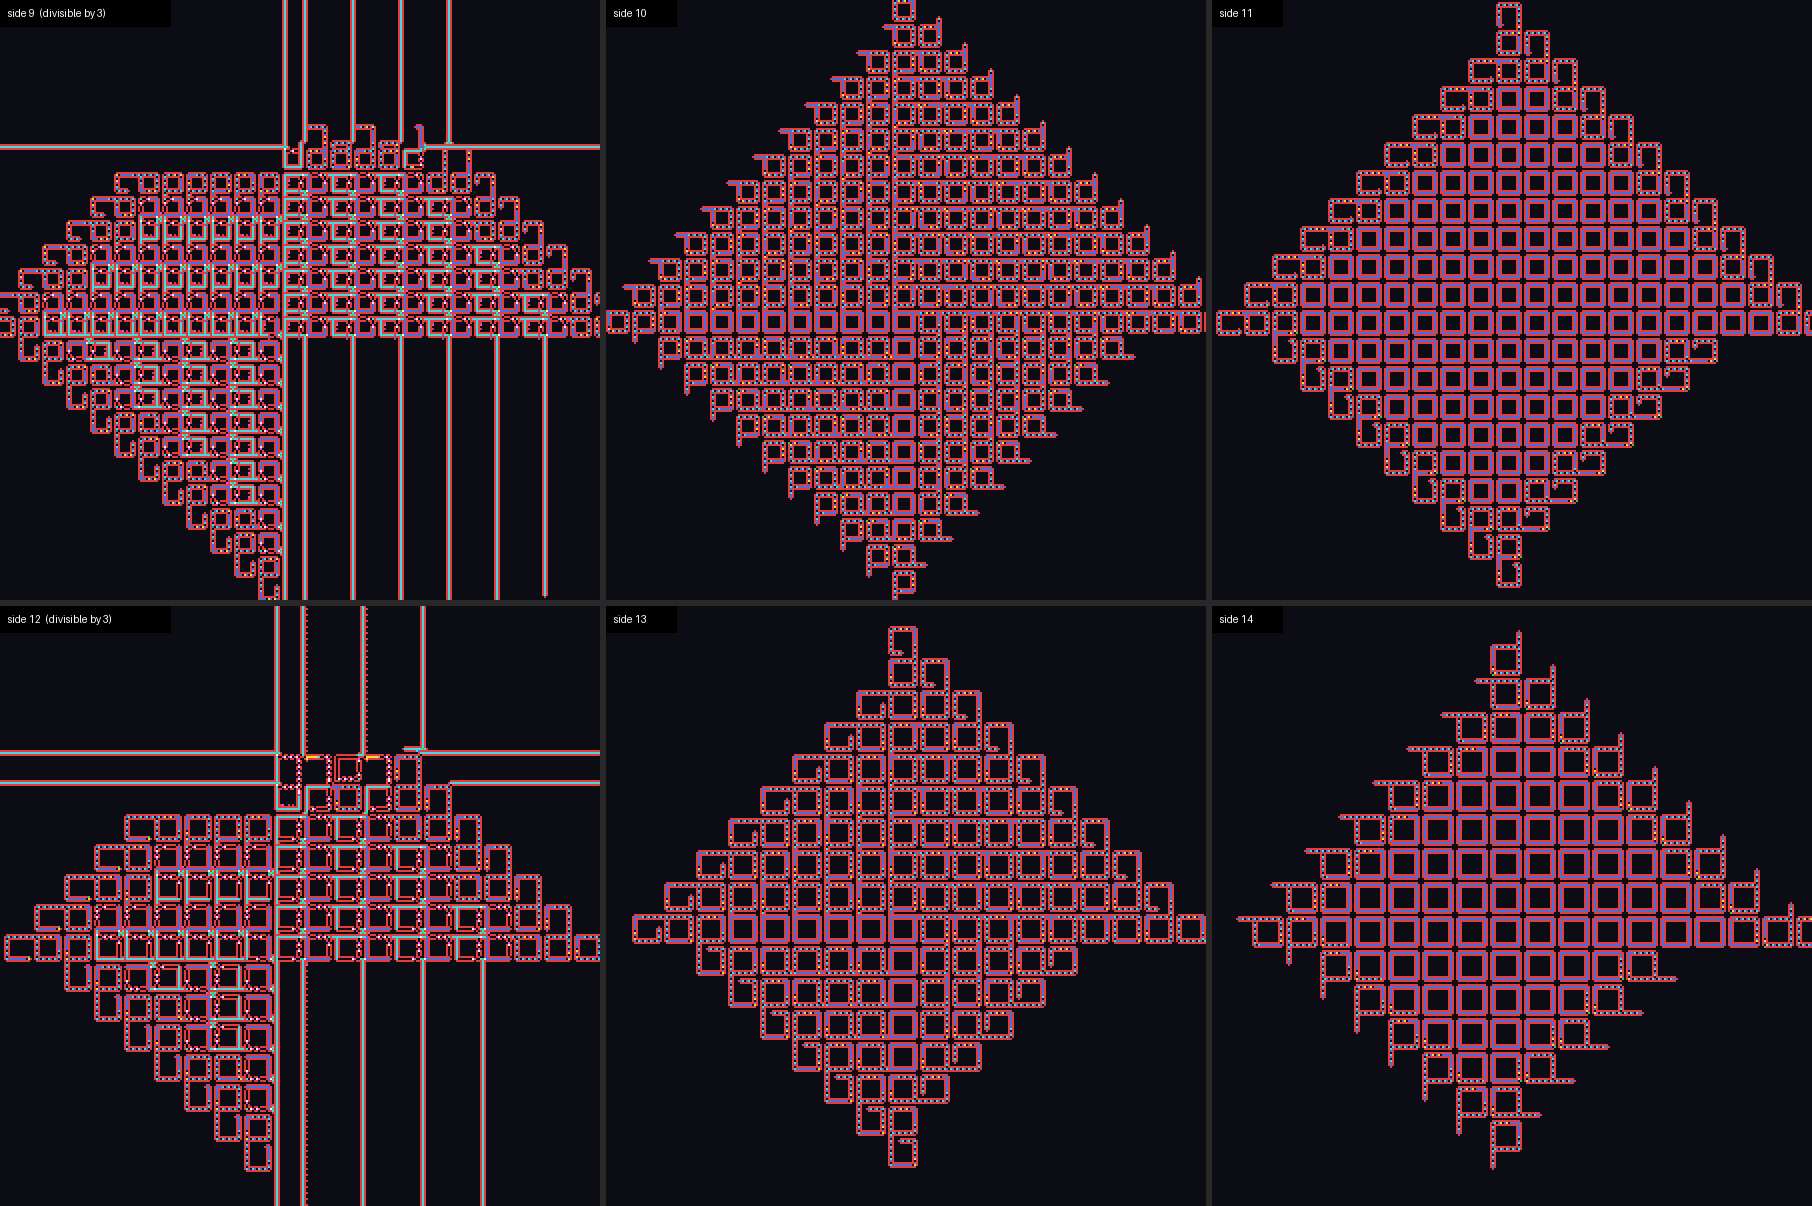

Recreate this plot in Python.
"""Colonies of matched loops (s = L-2) side by side, same number of steps."""
import sys
import numpy as np
from PIL import Image, ImageDraw, ImageFont
from build_loop import build, genome_of
from langton import step, place

import os
ARM = int(os.environ.get("ARM", "0"))
PAL = np.array([
    (12, 12, 20),     # 0 empty
    (70, 110, 220),   # 1 core
    (230, 60, 60),    # 2 sheath
    (60, 200, 90),    # 3
    (240, 220, 60),   # 4 turn
    (230, 80, 230),   # 5
    (240, 240, 240),  # 6
    (60, 220, 230),   # 7 straight
], dtype=np.uint8)


def colony(L, T, N=520):
    g = place(build(L, genome_of(L - 2, 2, L), ARM if ARM else max(L - 3, 1)), N)
    for _ in range(T):
        g = step(g)
    return g


def crop(g, size):
    ys, xs = np.nonzero(g)
    cy, cx = int(np.median(ys)), int(np.median(xs))
    h = size // 2
    return np.roll(np.roll(g, h - cy, 0), h - cx, 1)[:size, :size]


if __name__ == "__main__":
    Ls = [int(x) for x in sys.argv[1].split(",")] if len(sys.argv) > 1 else [8, 9, 10, 11, 12, 14]
    T = int(sys.argv[2]) if len(sys.argv) > 2 else 2000
    size, scale = 300, 2
    tiles = []
    for L in Ls:
        g = crop(colony(L, T), size)
        im = Image.fromarray(PAL[g]).resize((size * scale, size * scale), Image.NEAREST)
        d = ImageDraw.Draw(im)
        d.rectangle([0, 0, 170 if L % 3 == 0 else 70, 26], fill=(0, 0, 0))
        d.text((8, 7), f"side {L}" + ("  (divisible by 3)" if L % 3 == 0 else ""), fill=(255, 255, 255))
        tiles.append(im)
    cols = 3
    rows = (len(tiles) + cols - 1) // cols
    W = size * scale
    out = Image.new("RGB", (cols * W + (cols - 1) * 6, rows * W + (rows - 1) * 6), (40, 40, 40))
    for i, im in enumerate(tiles):
        out.paste(im, ((i % cols) * (W + 6), (i // cols) * (W + 6)))
    name = sys.argv[3] if len(sys.argv) > 3 else "colony_gallery.png"
    out.save(name)
    print("saved", name, out.size)
